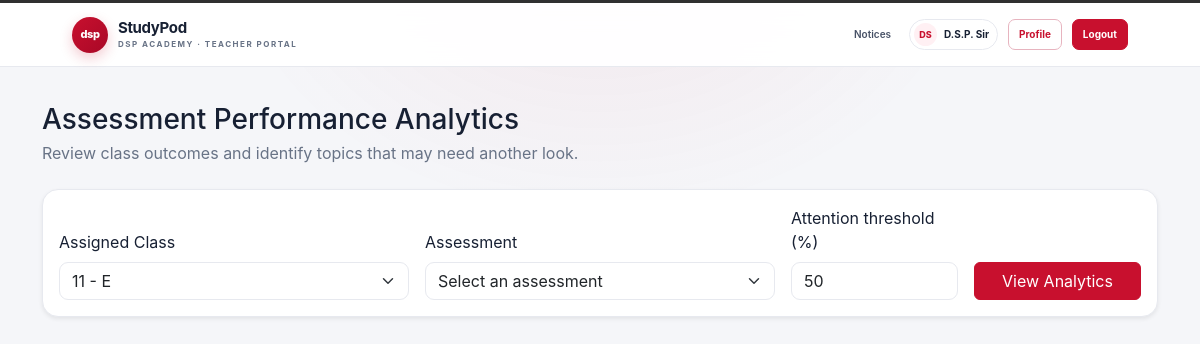
Screenshot of /academics/teacher/analytics/ (signed in) with the database file from the repository.
### accounts/models.py (models this page shows, shortened)
class User(AbstractUser):
    class Role(models.TextChoices):
        TEACHER = "TEACHER", "Teacher"
        STUDENT = "STUDENT", "Student"
        PARENT = "PARENT", "Parent"
    role = models.CharField(
        max_length=10,
        choices=Role.choices,
        default=Role.STUDENT,
    )

### academics/views.py (the view, shortened to what this page needs)
# urls.py: path("teacher/analytics/", views.teacher_analytics, name="teacher_analytics"),
@login_required
def teacher_analytics(request):
    if request.user.role != "TEACHER":
        return HttpResponseForbidden("Teacher analytics are available only to teachers.")
    teacher = request.user.teacher_profile
    assignments = TeachingAssignment.objects.filter(teacher=teacher).select_related(
        "student_class", "subject"
    )
    assigned_classes = Class.objects.filter(
        teaching_assignments__teacher=teacher
    ).distinct().order_by("name", "section")
    raw_class_id = request.GET.get("student_class")
    if raw_class_id:
        selected_class = assigned_classes.filter(pk=raw_class_id).first()
        if selected_class is None:
            return HttpResponseForbidden("You are not assigned to this class.")
    else:
        selected_class = assigned_classes.first()
    assessments = Assessment.objects.none()
    selected_assessment = None
    if selected_class:
        assigned_subjects = assignments.filter(
            student_class=selected_class
        ).values_list("subject_id", flat=True)
        assessments = Assessment.objects.filter(
            teacher=teacher,
            student_class=selected_class,
            subject_id__in=assigned_subjects,
        ).select_related("subject", "student_class").order_by("-created_at")
        raw_assessment_id = request.GET.get("assessment")
        if raw_assessment_id:
            selected_assessment = assessments.filter(pk=raw_assessment_id).first()
            if selected_assessment is None:
                return HttpResponseForbidden("This assessment is not assigned to your class.")
    threshold_value = request.GET.get("threshold", "50")
    try:
        threshold = Decimal(threshold_value)
        if not threshold.is_finite() or threshold < 0 or threshold > 100:
            raise InvalidOperation
    except (InvalidOperation, TypeError, ValueError):
        threshold = Decimal("50")
        threshold_value = "50"
    context = {
        "assigned_classes": assigned_classes,
        "selected_class": selected_class,
        "assessments": assessments,
        "selected_assessment": selected_assessment,
        "threshold": threshold,
        "threshold_value": threshold_value,
    }
    return render(request, "academics/teacher_analytics.html", context)

### academics/models.py (called while the page is built)
    def __str__(self):
        return f"{self.name} - {self.section}"

### academics/templates/academics/teacher_analytics.html (shortened to what this page needs)
{% extends "accounts/base.html" %}
{% block content %}
<div class="mb-4">
    <h1 class="h3 mb-1">Assessment Performance Analytics</h1>
    <p class="text-muted mb-0">Review class outcomes and identify topics that may need another look.</p>
</div>
<form method="get" class="card card-body shadow-sm mb-4">
    <div class="row g-3 align-items-end">
        <div class="col-md-4">
            <label for="classSelect" class="form-label">Assigned Class</label>
            <select class="form-select" id="classSelect" name="student_class" onchange="this.form.submit()">
                {% for class in assigned_classes %}<option value="{{ class.pk }}" {% if selected_class.pk == class.pk %}selected{% endif %}>{{ class }}</option>{% endfor %}
            </select>
        </div>
        <div class="col-md-4">
            <label for="assessmentSelect" class="form-label">Assessment</label>
            <select class="form-select" id="assessmentSelect" name="assessment">
                <option value="">Select an assessment</option>
            </select>
        </div>
        <div class="col-md-2">
            <label for="threshold" class="form-label">Attention threshold (%)</label>
            <input class="form-control" id="threshold" name="threshold" type="number" min="0" max="100" step="1" value="{{ threshold_value }}">
        </div>
        <div class="col-md-2"><button type="submit" class="btn btn-primary w-100">View Analytics</button></div>
    </div>
</form>
{% endblock %}

### accounts/templates/accounts/partials/student_portal_header.html
<nav class="navbar navbar-expand-lg student-nav" aria-label="Student portal">
    <div class="container-fluid student-nav-inner">
        <a class="student-brand" href="{% url 'dashboard' %}" aria-label="StudyPod student dashboard">
            <span class="student-brand-mark">dsp</span>
            <span class="student-brand-copy">
                <strong>StudyPod</strong>
                <small>DSP ACADEMY · {% if user.role == "TEACHER" %}TEACHER PORTAL{% elif user.role == "PARENT" %}PARENT PORTAL{% else %}STUDENT PORTAL{% endif %}</small>
            </span>
        </a>
        <div class="student-nav-links">
            <a href="{% url 'notices' %}">Notices</a>
            <span class="student-user-chip">
                <span class="student-avatar">{% if user.first_name and user.last_name %}{{ user.first_name|first|upper }}{{ user.last_name|first|upper }}{% else %}{{ user.get_full_name|default:user.username|first|upper }}{% endif %}</span>
                {{ user.get_full_name|default:user.username }}
            </span>
            <a class="student-nav-button" href="{% url 'profile' %}">Profile</a>
            <a class="student-nav-button student-logout" href="{% url 'logout' %}">Logout</a>
        </div>
    </div>
</nav>

### accounts/templates/accounts/base.html (style rules this page uses)
:root { --sp-primary: #2563eb; --sp-navy: #0f172a; --sp-background: #f8fafc; --sp-text: #1e293b; --sp-muted: #64748b; --sp-border: #e2e8f0; }
body { background: var(--sp-background); color: var(--sp-text); font-family: -apple-system, BlinkMacSystemFont, "Segoe UI", sans-serif; }
h1, h2, h3, h4, h5, h6 { color: var(--sp-navy); font-weight: 600; }
.btn-primary { background-color: var(--sp-primary); border-color: var(--sp-primary); }
.card { background-color: #fff; border: 1px solid var(--sp-border); border-radius: 12px; box-shadow: 0 2px 8px rgb(15 23 42 / 5%); }
a:not(.btn):not(.navbar-brand) { color: var(--sp-primary); }
.navbar a:not(.btn):not(.navbar-brand) { color: #fff; }
.text-muted { color: var(--sp-muted) !important; }

### rows the page displays
User: first_name|first "D", last_name|first "S", get_full_name "D.S.P. Sir"

### other values shown
form field student_class "11 - E"
